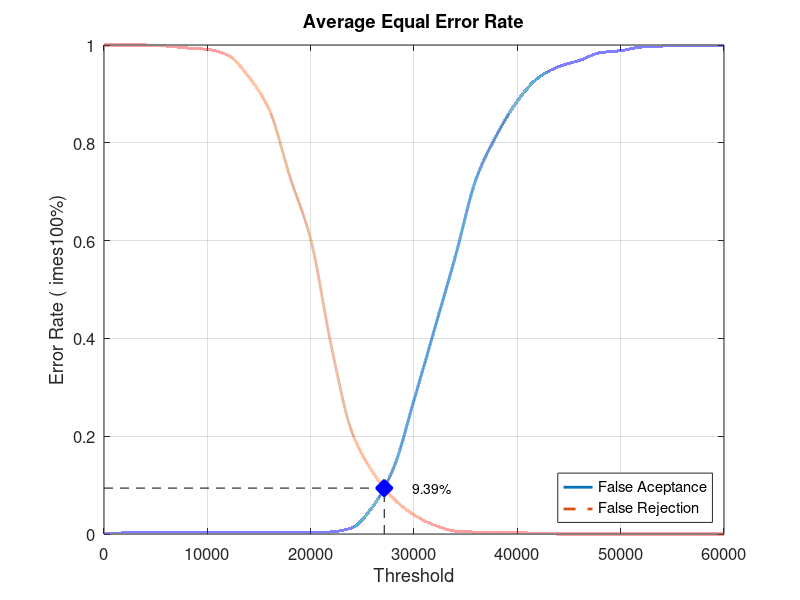
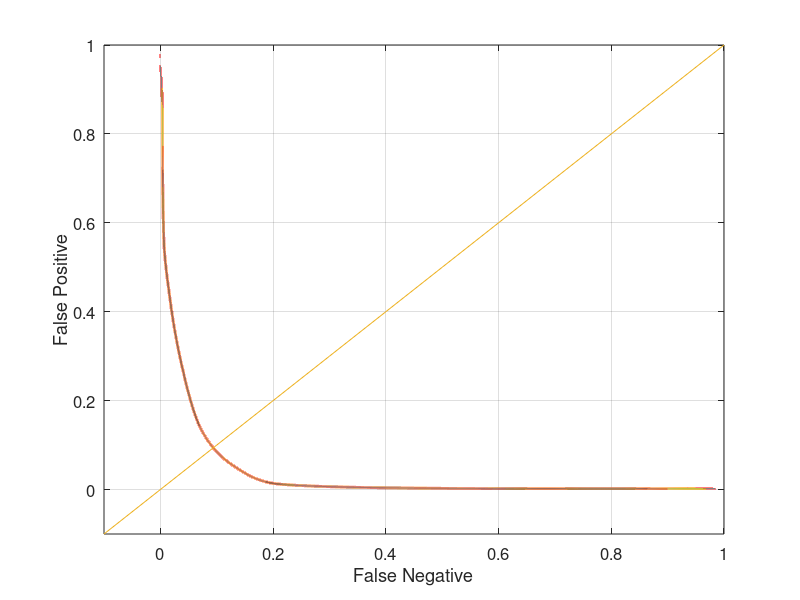

Write MATLAB code to recreate these figures, in order.
close all;
clear;
clc;
x = 0:2000:60000;
xq = 0:0.5:60000;

y0 = [0 0.00210526 0.00210526 0.00210526 0.00210526 0.00210526 0.00210526 0.00210526 0.00210526 0.00210526 0.00210526 0.00421053 0.0126316 0.0557895 0.133684 0.273684 0.42 0.567368 0.725263 0.815789 0.885263 0.932632 0.955789 0.968421 0.98421 0.988421 0.99579 0.997895 0.998947 0.998947 1]
yy0 = interp1(x, y0, xq, 'pchip');
y1 = [1 1 1 0.998 0.994 0.991 0.979 0.935 0.867 0.73 0.603 0.384 0.208 0.127 0.073 0.039 0.018 0.006 0.004 0.004 0.003 0.001 0 0 0 0 0 0 0 0 0]
yy1 = interp1(x, y1, xq, 'pchip');

% Calculating EER: 
y2 = abs(y0 - y1);
find(y2 == min(y2))
yy2 = abs(yy0 - yy1);
xEER = find(yy2 == min(yy2));
xEERIndex = xq(xEER) % X-axis EER
yEER = yy0(xEER) % Y-axis EER

main = figure
plot(xq, yy0,'-','LineWidth', 2);	hold on
plot(xq, yy1,'--','LineWidth', 2);	hold on
plot([xEERIndex xEERIndex], [0 yEER], 'k--');	hold on
plot([0 xEERIndex], [yEER yEER], 'k--');	hold on
plot(xEERIndex, yEER, 'bx', 'LineWidth', 10);	hold on
text(xEERIndex + 10 * xEERIndex / 100, yEER, [num2str(round((10000 * yEER)) / 100) '%'])
legend('False Aceptance', 'False Rejection', 'Location', 'SouthEast')
xlabel('Threshold')
ylabel('Error Rate (	imes100%)')
title('Average Equal Error Rate')
set(gca, 'FontSize', 12)
axis([0 60000 0 1])
grid on

print(main, 'Database2AverageMain', '-dpng');
FNRxFPR = figure('Color', [1 1 1]);
plot(yy1, yy0, '-', yy1, yy0, 'LineWidth', 2);
hold on
y = -0.1:0.1:1
plot(y, y); 
set(gca, 'FontSize', 12)
xlabel('False Negative')
ylabel('False Positive')
axis([-0.1 1 -0.1 1])
set(gca, 'FontSize', 12)
grid on

print(FNRxFPR, 'Database2AverageFNRxFPR','-dpng');
